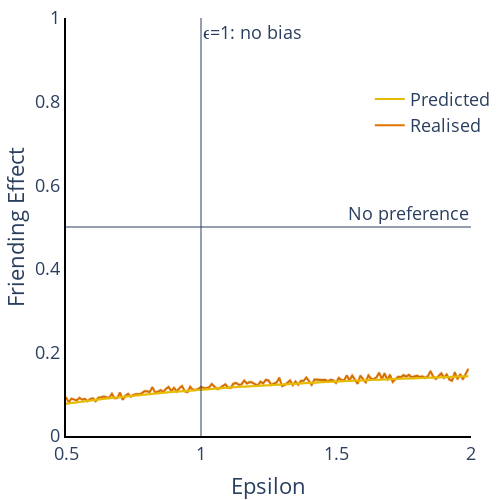

The notebook cell this image was saved under:
### Markdown cell above
### Epsilon Friending bias DONE

### Code cell
Friending_epsilon_rho125 = plotly_lines.plot_MTO_sim_results(plotly_lines(), data=df_eps[df_eps['rho'] == 1.25], x_var='epsilon', y_var='Friend_Bias', x_range=[0.5,2], y_range=[0,1], x_title='Epsilon', y_title='Exposure', with_predicted=True, colors=['rgba(224,116,0,1)', 'rgba(229,187,0,1)'])



fig_Friending_epsilon = go.Figure(data = Friending_epsilon_rho125.data)

fig_Friending_epsilon.update_layout(
    title = None, 
    font=dict(size = 18),
    xaxis_title = 'Epsilon', 
    yaxis_title = 'Friending Effect',
    width = 500, height = 500,
    showlegend = True, 
    legend=dict(x=0.75,y=0.85),
    legend_title_text = '',
    xaxis_range = [0.5,2],
    yaxis_range = [0,1],
    margin=dict(b=5,l=5,r=5,t=5),
    xaxis = dict(showgrid = False, showline = True, linecolor = 'rgb(0,0,0)', linewidth = 2), 
    yaxis = dict(showgrid = False, showline = True, linecolor = 'rgb(0,0,0)', linewidth = 2),
    plot_bgcolor='rgba(0,0,0,0)')


fig_Friending_epsilon.add_hline(y=0.5, line_width=1, annotation_text = 'No preference')
fig_Friending_epsilon.add_vline(x=1, line_width=1, annotation_text = 'ϵ=1: no bias')

### Figure 1 — Plotly figure (JSON) as saved in the notebook; plotly's stock layout.template omitted (floating-point values rounded to 4 significant figures; data arrays with more than 128 entries replaced by an {"elided": "..."} marker saying what was removed)
{"data": [{"line": {"color": "rgba(224,116,0,1)", "width": 2}, "mode": "lines", "name": "Realised", "showlegend": true, "type": "scatter", "x": {"elided": "150 float values"}, "y": {"elided": "150 float values"}}, {"line": {"color": "rgba(224,116,0,0.25)", "width": 2}, "mode": "lines", "showlegend": false, "type": "scatter", "x": {"elided": "150 float values"}, "y": {"elided": "150 float values"}}, {"fill": "tonexty", "fillcolor": "rgba(68, 68, 68, 0.2)", "line": {"color": "rgba(224,116,0,0.25)", "width": 2}, "mode": "lines", "showlegend": false, "type": "scatter", "x": {"elided": "150 float values"}, "y": {"elided": "150 float values"}}, {"line": {"color": "rgba(229,187,0,1)", "width": 2}, "mode": "lines", "name": "Predicted", "showlegend": true, "type": "scatter", "x": {"elided": "150 float values"}, "y": {"elided": "150 float values"}}, {"line": {"color": "rgba(229,187,0,0.25)", "width": 2}, "mode": "lines", "showlegend": false, "type": "scatter", "x": {"elided": "150 float values"}, "y": {"elided": "150 float values"}}, {"fill": "tonexty", "fillcolor": "rgba(68, 68, 68, 0.2)", "line": {"color": "rgba(229,187,0,0.25)", "width": 2}, "mode": "lines", "showlegend": false, "type": "scatter", "x": {"elided": "150 float values"}, "y": {"elided": "150 float values"}}], "layout": {"annotations": [{"showarrow": false, "text": "No preference", "x": 1, "xanchor": "right", "xref": "x domain", "y": 0.5, "yanchor": "bottom", "yref": "y"}, {"showarrow": false, "text": "ϵ=1: no bias", "x": 1, "xanchor": "left", "xref": "x", "y": 1, "yanchor": "top", "yref": "y domain"}], "font": {"size": 18}, "height": 500, "legend": {"title": {"text": ""}, "x": 0.75, "y": 0.85}, "margin": {"b": 5, "l": 5, "r": 5, "t": 5}, "plot_bgcolor": "rgba(0,0,0,0)", "shapes": [{"line": {"width": 1}, "type": "line", "x0": 0, "x1": 1, "xref": "x domain", "y0": 0.5, "y1": 0.5, "yref": "y"}, {"line": {"width": 1}, "type": "line", "x0": 1, "x1": 1, "xref": "x", "y0": 0, "y1": 1, "yref": "y domain"}], "showlegend": true, "title": {}, "width": 500, "xaxis": {"linecolor": "rgb(0,0,0)", "linewidth": 2, "range": [0.5, 2], "showgrid": false, "showline": true, "title": {"text": "Epsilon"}}, "yaxis": {"linecolor": "rgb(0,0,0)", "linewidth": 2, "range": [0, 1], "showgrid": false, "showline": true, "title": {"text": "Friending Effect"}}}}
